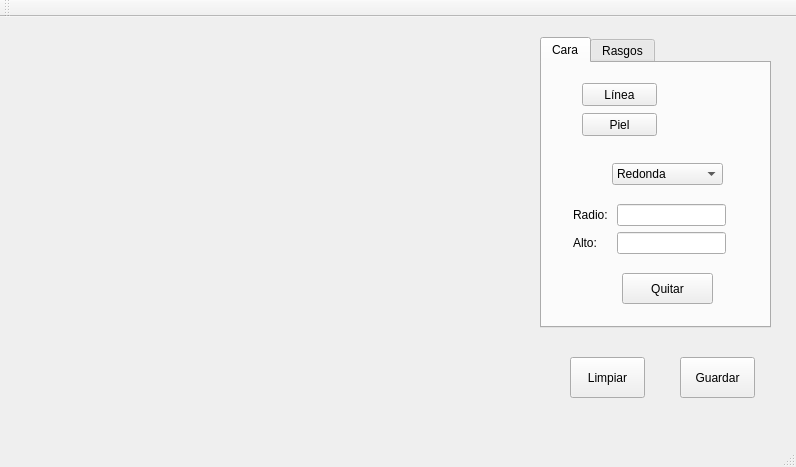
<?xml version="1.0" encoding="UTF-8"?>
<ui version="4.0">
 <class>MainWindow</class>
 <widget class="QMainWindow" name="MainWindow">
  <property name="geometry">
   <rect>
    <x>0</x>
    <y>0</y>
    <width>796</width>
    <height>467</height>
   </rect>
  </property>
  <property name="windowTitle">
   <string>MainWindow</string>
  </property>
  <widget class="QWidget" name="centralWidget">
   <widget class="QTabWidget" name="tabPestanias">
    <property name="geometry">
     <rect>
      <x>540</x>
      <y>20</y>
      <width>231</width>
      <height>291</height>
     </rect>
    </property>
    <property name="currentIndex">
     <number>0</number>
    </property>
    <widget class="QWidget" name="tab">
     <attribute name="title">
      <string>Cara</string>
     </attribute>
     <widget class="QComboBox" name="cmbTipoCara">
      <property name="geometry">
       <rect>
        <x>70</x>
        <y>100</y>
        <width>111</width>
        <height>22</height>
       </rect>
      </property>
      <property name="minimumContentsLength">
       <number>0</number>
      </property>
      <item>
       <property name="text">
        <string>Redonda</string>
       </property>
      </item>
      <item>
       <property name="text">
        <string>Rectangular</string>
       </property>
      </item>
      <item>
       <property name="text">
        <string>Ovalada</string>
       </property>
      </item>
     </widget>
     <widget class="QPushButton" name="btnAniadir">
      <property name="geometry">
       <rect>
        <x>80</x>
        <y>210</y>
        <width>91</width>
        <height>31</height>
       </rect>
      </property>
      <property name="text">
       <string>Quitar</string>
      </property>
     </widget>
     <widget class="QWidget" name="gridLayoutWidget_2">
      <property name="geometry">
       <rect>
        <x>20</x>
        <y>130</y>
        <width>175</width>
        <height>74</height>
       </rect>
      </property>
      <layout class="QGridLayout" name="gridLayout_3">
       <item row="0" column="0">
        <widget class="QLabel" name="lblCara1">
         <property name="text">
          <string>Radio: </string>
         </property>
        </widget>
       </item>
       <item row="0" column="1">
        <widget class="QLineEdit" name="txtCara1"/>
       </item>
       <item row="1" column="1">
        <widget class="QLineEdit" name="txtCara2"/>
       </item>
       <item row="1" column="0">
        <widget class="QLabel" name="lblCara2">
         <property name="text">
          <string>Alto:</string>
         </property>
        </widget>
       </item>
      </layout>
     </widget>
     <widget class="QPushButton" name="pbColor">
      <property name="geometry">
       <rect>
        <x>40</x>
        <y>20</y>
        <width>75</width>
        <height>23</height>
       </rect>
      </property>
      <property name="text">
       <string>Línea</string>
      </property>
     </widget>
     <widget class="QLabel" name="lblColor">
      <property name="geometry">
       <rect>
        <x>130</x>
        <y>20</y>
        <width>51</width>
        <height>21</height>
       </rect>
      </property>
      <property name="font">
       <font>
        <pointsize>12</pointsize>
       </font>
      </property>
      <property name="styleSheet">
       <string notr="true"/>
      </property>
      <property name="text">
       <string/>
      </property>
     </widget>
     <widget class="QPushButton" name="pbColor_2">
      <property name="geometry">
       <rect>
        <x>40</x>
        <y>50</y>
        <width>75</width>
        <height>23</height>
       </rect>
      </property>
      <property name="text">
       <string>Piel</string>
      </property>
     </widget>
     <widget class="QLabel" name="lblFondo">
      <property name="geometry">
       <rect>
        <x>130</x>
        <y>50</y>
        <width>51</width>
        <height>21</height>
       </rect>
      </property>
      <property name="font">
       <font>
        <pointsize>12</pointsize>
       </font>
      </property>
      <property name="styleSheet">
       <string notr="true"/>
      </property>
      <property name="text">
       <string/>
      </property>
     </widget>
    </widget>
    <widget class="QWidget" name="tab_2">
     <attribute name="title">
      <string>Rasgos</string>
     </attribute>
     <widget class="QComboBox" name="comboBox">
      <property name="geometry">
       <rect>
        <x>60</x>
        <y>50</y>
        <width>111</width>
        <height>22</height>
       </rect>
      </property>
      <item>
       <property name="text">
        <string>Ojos1</string>
       </property>
      </item>
      <item>
       <property name="text">
        <string>Ojos2</string>
       </property>
      </item>
      <item>
       <property name="text">
        <string>Ojos3</string>
       </property>
      </item>
      <item>
       <property name="text">
        <string>Ojos4</string>
       </property>
      </item>
      <item>
       <property name="text">
        <string>Ojos5</string>
       </property>
      </item>
      <item>
       <property name="text">
        <string>Ojos6</string>
       </property>
      </item>
     </widget>
     <widget class="QPushButton" name="btnOjos">
      <property name="geometry">
       <rect>
        <x>80</x>
        <y>210</y>
        <width>75</width>
        <height>23</height>
       </rect>
      </property>
      <property name="text">
       <string>Quitar</string>
      </property>
     </widget>
     <widget class="QWidget" name="gridLayoutWidget_3">
      <property name="geometry">
       <rect>
        <x>50</x>
        <y>90</y>
        <width>131</width>
        <height>100</height>
       </rect>
      </property>
      <layout class="QGridLayout" name="gridLayout_2">
       <item row="0" column="0">
        <widget class="QLabel" name="label">
         <property name="text">
          <string>Posición X:</string>
         </property>
        </widget>
       </item>
       <item row="0" column="1">
        <widget class="QSpinBox" name="spinOjosX">
         <property name="maximum">
          <number>600</number>
         </property>
        </widget>
       </item>
       <item row="1" column="0">
        <widget class="QLabel" name="label_2">
         <property name="text">
          <string>Posición Y:</string>
         </property>
        </widget>
       </item>
       <item row="1" column="1">
        <widget class="QSpinBox" name="spinOjosY">
         <property name="maximum">
          <number>600</number>
         </property>
        </widget>
       </item>
       <item row="2" column="1">
        <widget class="QSpinBox" name="spinOjosW">
         <property name="maximum">
          <number>300</number>
         </property>
        </widget>
       </item>
       <item row="3" column="1">
        <widget class="QSpinBox" name="spinOjosH">
         <property name="maximum">
          <number>300</number>
         </property>
        </widget>
       </item>
       <item row="2" column="0">
        <widget class="QLabel" name="label_3">
         <property name="text">
          <string>Ancho:</string>
         </property>
        </widget>
       </item>
       <item row="3" column="0">
        <widget class="QLabel" name="label_4">
         <property name="text">
          <string>Alto:</string>
         </property>
        </widget>
       </item>
      </layout>
     </widget>
     <widget class="QComboBox" name="cmbRasgos">
      <property name="geometry">
       <rect>
        <x>60</x>
        <y>20</y>
        <width>111</width>
        <height>22</height>
       </rect>
      </property>
      <item>
       <property name="text">
        <string>Ojos</string>
       </property>
      </item>
      <item>
       <property name="text">
        <string>Nariz</string>
       </property>
      </item>
      <item>
       <property name="text">
        <string>Boca</string>
       </property>
      </item>
      <item>
       <property name="text">
        <string>Cabello</string>
       </property>
      </item>
     </widget>
    </widget>
   </widget>
   <widget class="QWidget" name="gridLayoutWidget">
    <property name="geometry">
     <rect>
      <x>10</x>
      <y>10</y>
      <width>511</width>
      <height>411</height>
     </rect>
    </property>
    <layout class="QGridLayout" name="gridLayout"/>
   </widget>
   <widget class="QPushButton" name="pbLimpiar">
    <property name="geometry">
     <rect>
      <x>570</x>
      <y>340</y>
      <width>75</width>
      <height>41</height>
     </rect>
    </property>
    <property name="text">
     <string>Limpiar</string>
    </property>
   </widget>
   <widget class="QPushButton" name="btnGuardarImagen">
    <property name="geometry">
     <rect>
      <x>680</x>
      <y>340</y>
      <width>75</width>
      <height>41</height>
     </rect>
    </property>
    <property name="text">
     <string>Guardar</string>
    </property>
   </widget>
  </widget>
  <widget class="QMenuBar" name="menuBar">
   <property name="geometry">
    <rect>
     <x>0</x>
     <y>0</y>
     <width>796</width>
     <height>21</height>
    </rect>
   </property>
  </widget>
  <widget class="QToolBar" name="mainToolBar">
   <attribute name="toolBarArea">
    <enum>TopToolBarArea</enum>
   </attribute>
   <attribute name="toolBarBreak">
    <bool>false</bool>
   </attribute>
  </widget>
  <widget class="QStatusBar" name="statusBar"/>
 </widget>
 <layoutdefault spacing="6" margin="11"/>
 <resources/>
 <connections/>
</ui>
